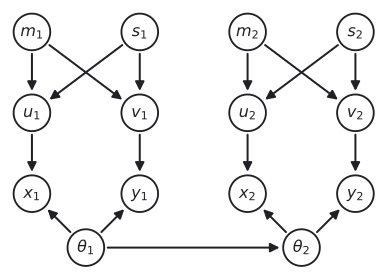

Reproduce this figure in Python.
"""Fourteen-node DAG made of two linked blocks. Redrawn from the TikZ source of Gutmann, Pen and Paper Exercises in Machine Learning (CC BY 4.0), Ex. 3.11."""

import matplotlib.pyplot as plt
from matplotlib.patches import Circle, FancyArrowPatch, Rectangle

from mlrecall.figstyle import INK, LIGHT, save

R = 0.34  # node radius (data units)
PANELS = [{'nodes': {'m1': (0, 0, '$m_1$'),
            's1': (2, 0, '$s_1$'),
            'u1': (0, -1.5, '$u_1$'),
            'v1': (2, -1.5, '$v_1$'),
            'x1': (0, -3, '$x_1$'),
            'y1': (2, -3, '$y_1$'),
            't1': (1, -4, '$\\theta_1$'),
            'm2': (4, 0, '$m_2$'),
            's2': (6, 0, '$s_2$'),
            'u2': (4, -1.5, '$u_2$'),
            'v2': (6, -1.5, '$v_2$'),
            'x2': (4, -3, '$x_2$'),
            'y2': (6, -3, '$y_2$'),
            't2': (5, -4, '$\\theta_2$')},
  'edges': [('m1', 'u1', 'd', 0.0),
            ('m1', 'v1', 'd', 0.0),
            ('s1', 'u1', 'd', 0.0),
            ('s1', 'v1', 'd', 0.0),
            ('u1', 'x1', 'd', 0.0),
            ('v1', 'y1', 'd', 0.0),
            ('t1', 'x1', 'd', 0.0),
            ('t1', 'y1', 'd', 0.0),
            ('m2', 'u2', 'd', 0.0),
            ('m2', 'v2', 'd', 0.0),
            ('s2', 'u2', 'd', 0.0),
            ('s2', 'v2', 'd', 0.0),
            ('u2', 'x2', 'd', 0.0),
            ('v2', 'y2', 'd', 0.0),
            ('t2', 'x2', 'd', 0.0),
            ('t2', 'y2', 'd', 0.0),
            ('t1', 't2', 'd', 0.0)]}]


def draw(ax, panel):
    nodes, patches = panel["nodes"], {}
    for name, (x, y, label) in nodes.items():
        shaded = name in panel.get("shaded", ())
        c = Circle((x, y), R, fc=LIGHT if shaded else "white", ec=INK, lw=1.4, zorder=3)
        ax.add_patch(c)
        patches[name] = c
        ax.text(x, y, label, ha="center", va="center", fontsize=12, color=INK, zorder=4)
    for name, (x, y, label, side) in panel.get("factors", {}).items():
        s = 0.16
        sq = Rectangle((x - s / 2, y - s / 2), s, s, fc=INK, ec=INK, zorder=3)
        ax.add_patch(sq)
        patches[name] = sq
        dx, dy, ha, va = {
            "above": (0, 0.2, "center", "bottom"),
            "below": (0, -0.2, "center", "top"),
            "left": (-0.2, 0, "right", "center"),
            "right": (0.2, 0, "left", "center"),
        }[side]
        ax.text(x + dx, y + dy, label, ha=ha, va=va, fontsize=12 - 1, color=INK)
    centers = {k: v[:2] for k, v in {**nodes, **panel.get("factors", {})}.items()}
    for a, b, kind, rad in panel["edges"]:
        ax.add_patch(
            FancyArrowPatch(
                posA=centers[a],
                posB=centers[b],
                patchA=patches[a],
                patchB=patches[b],
                arrowstyle="-|>" if kind == "d" else "-",
                mutation_scale=14,
                connectionstyle=f"arc3,rad={rad}",
                color=INK,
                lw=1.5,
                zorder=2,
            )
        )
    if panel.get("title"):
        ys = [y for x, y, _ in nodes.values()] + [y for x, y, *_ in panel.get("factors", {}).values()]
        xs = [x for x, y, _ in nodes.values()] + [x for x, y, *_ in panel.get("factors", {}).values()]
        ax.text((min(xs) + max(xs)) / 2, min(ys) - R - 0.35, panel["title"], ha="center",
                va="top", fontsize=12, color=INK, fontweight="bold")
    ax.set_aspect("equal")
    ax.axis("off")
    ax.autoscale_view()


fig, axes = plt.subplots(1, len(PANELS), figsize=(5.0, 3.6), squeeze=False)
for ax, panel in zip(axes[0], PANELS):
    draw(ax, panel)
    xs = [x for x, y, _ in panel["nodes"].values()] + [x for x, y, *_ in panel.get("factors", {}).values()]
    ys = [y for x, y, _ in panel["nodes"].values()] + [y for x, y, *_ in panel.get("factors", {}).values()]
    pad = 0.45
    bottom = 0.75 if panel.get("title") else 0
    ax.set_xlim(min(xs) - pad, max(xs) + pad)
    ax.set_ylim(min(ys) - pad - bottom, max(ys) + pad + panel.get("top", 0))
save(fig, __file__)
